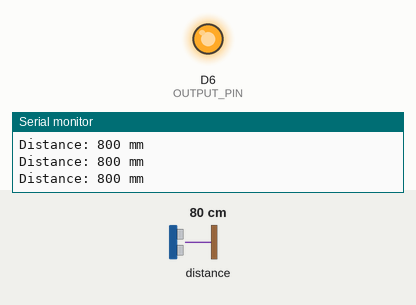
Recording of a sketch running on a simulated ESP8266 (NodeMCU). On the bench: output pins drawn as LEDs (lit = HIGH), the last lines printed to the serial monitor. Inputs (shaded band) come from the test bench; at power-on: distance to the obstacle 80 cm. WiFi joins after 1.5 s; servers stay silent unless stated; no MQTT or app messages arrive unless stated.

Above: at 5.4 s.
5.5 s: distance to the obstacle set to 17 cm
7.2 s: distance to the obstacle set to 21 cm
At 9.2 s:
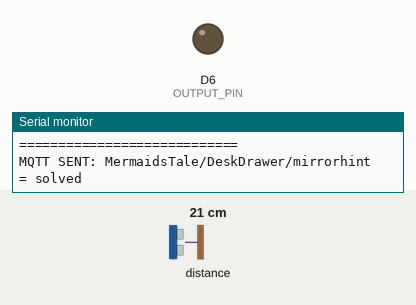
Timing chart, 0 to 10.7 s (numbered marks = the images above; inputs shaded):
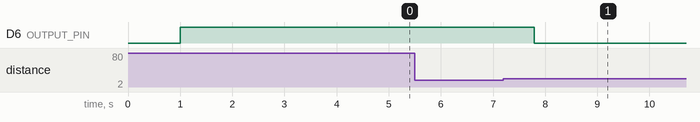

The sketch:

MirrorHint.ino
```cpp
// =============================================================================
//  Mirror Hint Sensor — Desk Drawer (A Mermaid's Tale)
//  Board: ESP8266 (NodeMCU/CH340) + VL53L0X time-of-flight sensor
//
//  Mirror sits in front of the sensor. When the mirror is REMOVED for
//  5 consecutive reads, publish "solved" (NOT retained) on:
//      MermaidsTale/DeskDrawer/mirrorhint
//  and pull OUTPUT_PIN low.
//
//  PINS (wires were originally crossed;
//  rewired 2026-08-24 to match silk: SDA=GPIO4, SCL=GPIO5):
//      VL53L0X SDA -> GPIO5  (board label D1)
//      VL53L0X SCL -> GPIO4  (board label D2)
//      Output      -> GPIO12 (board label D6)
// =============================================================================

#include <Wire.h>
#include <Adafruit_VL53L0X.h>
#include <ESP8266WiFi.h>
#include <PubSubClient.h>

// ==== Wi-Fi ====
const char* WIFI_SSID     = "AlchemyGuest";
const char* WIFI_PASSWORD = "VoodooVacation5601";

// ==== MQTT ====
const char* MQTT_SERVER = "10.1.10.115";
const int   MQTT_PORT   = 1883;
const char* MQTT_TOPIC  = "MermaidsTale/DeskDrawer/mirrorhint";

// ==== Pins (raw GPIO numbers) ====
#define SDA_PIN    4    // GPIO4 = D2 (matches board silk "4 SDA")
#define SCL_PIN    5    // GPIO5 = D1 (matches board silk "5 SCL")
#define OUTPUT_PIN 12   // GPIO12 = D6

// ==== Sensor settings ====
#define OBJECT_DISTANCE_MM     200
#define MISSING_COUNT_REQUIRED 5

Adafruit_VL53L0X lox;
WiFiClient wifiClient;
PubSubClient mqttClient(wifiClient);

bool objectHasBeenSeen = false;
bool puzzleSolved = false;
int missingCount = 0;
unsigned long lastMQTTReconnectAttempt = 0;

void connectWiFi() {
  Serial.print("Connecting to WiFi");
  WiFi.mode(WIFI_STA);
  WiFi.begin(WIFI_SSID, WIFI_PASSWORD);
  while (WiFi.status() != WL_CONNECTED) {
    delay(500);
    Serial.print(".");
  }
  Serial.println();
  Serial.print("WiFi connected. IP: ");
  Serial.println(WiFi.localIP());
}

void reconnectMQTT() {
  if (mqttClient.connected()) return;
  if (millis() - lastMQTTReconnectAttempt < 5000) return;
  lastMQTTReconnectAttempt = millis();

  Serial.print("Connecting to MQTT...");
  String clientID = "MirrorHint-";
  clientID += String(ESP.getChipId(), HEX);

  if (mqttClient.connect(clientID.c_str())) {
    Serial.println("CONNECTED");
  } else {
    Serial.print("FAILED, rc=");
    Serial.println(mqttClient.state());
  }
}

void solvePuzzle() {
  if (puzzleSolved) return;
  puzzleSolved = true;

  digitalWrite(OUTPUT_PIN, LOW);

  Serial.println();
  Serial.println("============================");
  Serial.println("MIRROR REMOVED");
  Serial.println("D6 -> LOW");
  Serial.println("PUZZLE SOLVED");
  Serial.println("============================");

  // NOT retained — a retained "solved" would replay into every
  // reconnect after GameReset (see retained-message incidents).
  if (mqttClient.connected()) {
    mqttClient.publish(MQTT_TOPIC, "solved");
    Serial.print("MQTT SENT: ");
    Serial.print(MQTT_TOPIC);
    Serial.println(" = solved");
  } else {
    Serial.println("WARNING: MQTT not connected.");
  }
}

void setup() {
  Serial.begin(115200);
  delay(1000);
  Serial.println();
  Serial.println("Mirror Hint Sensor Starting...");

  pinMode(OUTPUT_PIN, OUTPUT);
  digitalWrite(OUTPUT_PIN, HIGH);
  Serial.println("D6 -> HIGH");

  Wire.begin(SDA_PIN, SCL_PIN);

  Serial.println("Starting VL53L0X...");
  if (!lox.begin()) {
    Serial.println("ERROR: VL53L0X NOT FOUND");
    while (1) { delay(100); }
  }
  Serial.println("VL53L0X connected.");

  connectWiFi();
  mqttClient.setServer(MQTT_SERVER, MQTT_PORT);
  reconnectMQTT();

  Serial.println();
  Serial.println("System ready.");
}

void loop() {
  if (!mqttClient.connected()) reconnectMQTT();
  mqttClient.loop();

  if (puzzleSolved) return;

  VL53L0X_RangingMeasurementData_t measure;
  lox.rangingTest(&measure, false);

  if (measure.RangeStatus != 4) {
    int distance = measure.RangeMilliMeter;
    Serial.print("Distance: ");
    Serial.print(distance);
    Serial.println(" mm");

    if (distance < OBJECT_DISTANCE_MM) {
      objectHasBeenSeen = true;
      missingCount = 0;
      digitalWrite(OUTPUT_PIN, HIGH);
      Serial.println("OBJECT PRESENT -> D6 HIGH");
    } else if (objectHasBeenSeen) {
      missingCount++;
      Serial.print("Object missing count: ");
      Serial.println(missingCount);
      if (missingCount >= MISSING_COUNT_REQUIRED) solvePuzzle();
    }
  } else {
    Serial.println("OUT OF RANGE");
    if (objectHasBeenSeen) {
      missingCount++;
      Serial.print("Object missing count: ");
      Serial.println(missingCount);
      if (missingCount >= MISSING_COUNT_REQUIRED) solvePuzzle();
    }
  }

  delay(100);
}
```

Measured:
- after the input at 7.2 s, D6 (OUTPUT_PIN): HIGH → LOW after 0.59 s
